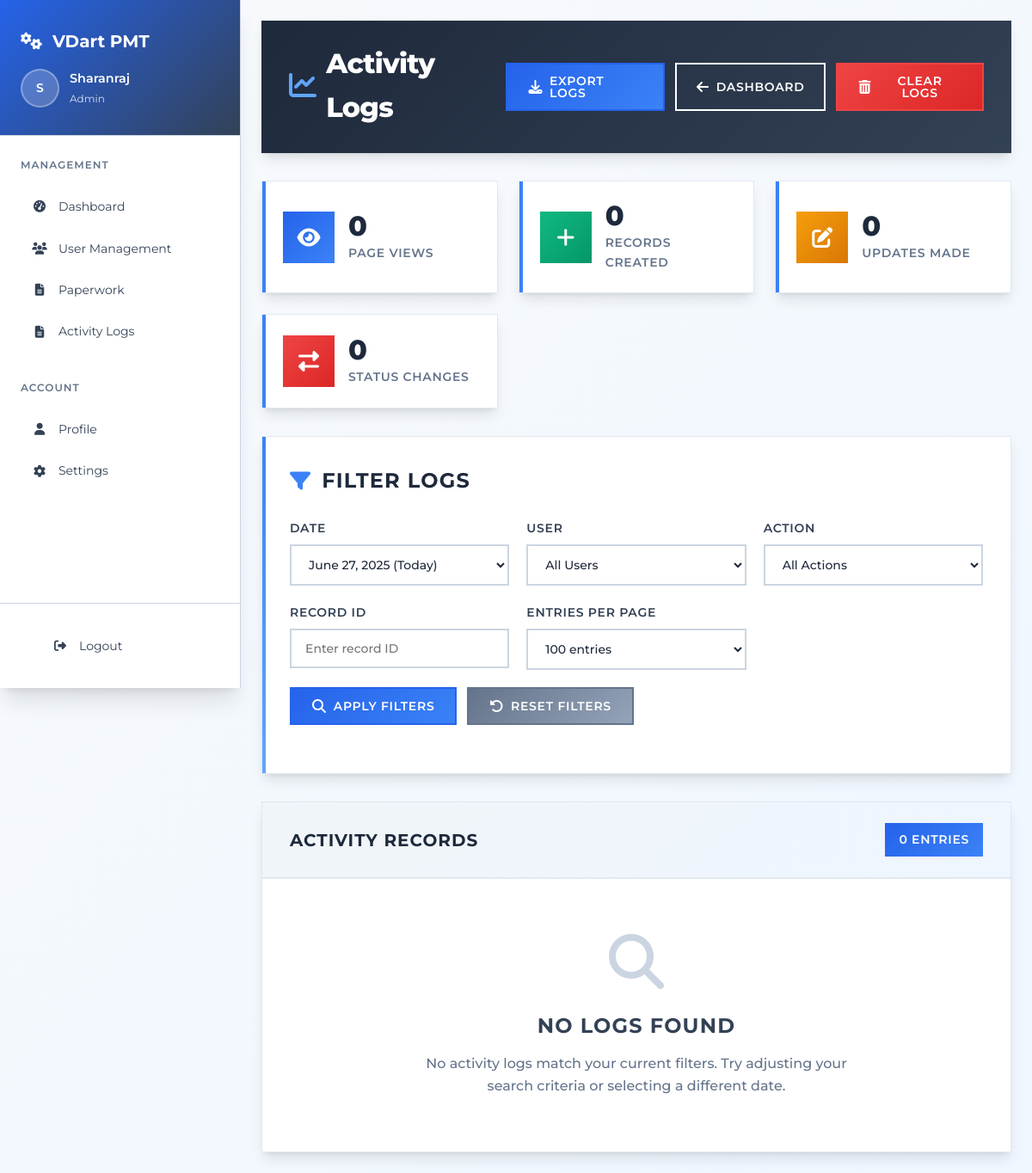
The app's page /activity_logs.php (signed in) with its own data.
### tables this page shows
CREATE TABLE `users` (
  `id` int(11) NOT NULL,
  `name` varchar(150) NOT NULL,
  `email` varchar(150) NOT NULL,
  `password` varchar(50) NOT NULL,
  `role` varchar(100) NOT NULL DEFAULT 'User',
  `userwithempid` varchar(255) DEFAULT NULL,
  `department` varchar(100) DEFAULT NULL,
  `position` varchar(100) DEFAULT NULL,
  `status` enum('active','inactive','deleted') DEFAULT 'active',
  `created_at` datetime DEFAULT current_timestamp(),
  `updated_at` datetime DEFAULT NULL ON UPDATE current_timestamp(),
  `last_login` datetime DEFAULT NULL,
  `deleted_at` datetime DEFAULT NULL,
  `profile_image` varchar(255) DEFAULT NULL
);

### ActivityLogger.php (called while the page is built, shortened)
<?php
class ActivityLogger {
    private $logDir = 'logs';
    public function getLogsCount($date = null, $userFilter = null, $actionFilter = null, $recordIdFilter = null) {
        $logFile = $this->logDir . '/activity_' . $date . '.log';
        if (!file_exists($logFile)) {
            return 0;
        }
        $count = 0;
        return $count;
    }
    public function getActionCount($action, $date = null) {
        $logFile = $this->logDir . '/activity_' . $date . '.log';
        if (!file_exists($logFile)) {
            return 0;
        }
        $count = 0;
        return $count;
    }
}
?>

### activity_logs.php (the view, shortened to what this page needs)
<?php
require 'db.php';
require_once 'ActivityLogger.php';
$userEmail = $_SESSION['email'] ?? '';
$userQuery = "SELECT name, role FROM users WHERE email = ?";
$stmt = $conn->prepare($userQuery);
$stmt->bind_param("s", $userEmail);
$stmt->execute();
$result = $stmt->get_result();
$userData = $result->fetch_assoc();
if ($userData) {
    $userRole = $userData['role'];
    $userName = $userData['name'];
} else {
    echo "User not found.";
    exit();
}
$logger = new ActivityLogger();
$date = $_GET['date'] ?? date('Y-m-d');
$userFilter = $_GET['user'] ?? '';
$actionFilter = $_GET['action'] ?? '';
$recordIdFilter = $_GET['record_id'] ?? '';
$limit = isset($_GET['limit']) ? intval($_GET['limit']) : 100;
$page = isset($_GET['page']) ? intval($_GET['page']) : 1;
$offset = ($page - 1) * $limit;
$logs = $logger->getLogs($date, $limit, $userFilter, $actionFilter, $recordIdFilter, $offset);
$totalCount = $logger->getLogsCount($date, $userFilter, $actionFilter, $recordIdFilter);
$availableDates = $logger->getAvailableDates();
?>
<!DOCTYPE html>
<html lang="en">
<head>
    <link rel="stylesheet" href="https://cdnjs.cloudflare.com/ajax/libs/font-awesome/6.5.1/css/all.min.css" />
</head>
<body>
<aside class="activity-sidebar" id="activitySidebar">
    <div class="activity-sidebar-header">
        <div class="activity-sidebar-logo">
            <i class="fas fa-cogs"></i>
            <span>VDart PMT</span>
        </div>
        <div class="activity-sidebar-user">
            <div class="activity-sidebar-avatar">
                <?php echo substr($userName, 0, 1); ?>
            </div>
            <div class="activity-sidebar-user-info">
                <div class="activity-sidebar-user-name"><?php echo htmlspecialchars($userName); ?></div>
                <div class="activity-sidebar-user-role"><?php echo htmlspecialchars($userRole); ?></div>
            </div>
        </div>
    </div>
    <nav class="activity-sidebar-nav">
        <div class="activity-sidebar-section">
            <div class="activity-sidebar-section-title">Management</div>
            <a href="index.php" class="activity-sidebar-item">
                <i class="fas fa-tachometer-alt"></i>
                <span>Dashboard</span>
            </a>
            <a href="usermanagement.php" class="activity-sidebar-item">
                <i class="fas fa-users"></i>
                <span>User Management</span>
            </a>
            <a href="paperworkallrecords.php" class="activity-sidebar-item">
                <i class="fas fa-file-alt"></i>
                <span>Paperwork</span>
            </a>
            <a href="activitylogs.php" class="activity-sidebar-item">
                <i class="fas fa-file-alt"></i>
                <span>Activity Logs</span>
            </a>
        </div>
        <div class="activity-sidebar-section">
            <div class="activity-sidebar-section-title">Account</div>
            <a href="profile.php" class="activity-sidebar-item">
                <i class="fas fa-user"></i>
                <span>Profile</span>
            </a>
            <a href="dropdown_settings.php" class="activity-sidebar-item">
                <i class="fas fa-cog"></i>
                <span>Settings</span>
            </a>
        </div>
    </nav>
    <div class="activity-sidebar-footer">
        <a href="logout.php" class="activity-sidebar-item text-danger">
            <i class="fas fa-sign-out-alt"></i>
            <span>Logout</span>
        </a>
    </div>
</aside>
    <div class="main">
        <div class="page-header">
            <h1 class="page-title">
                <i class="fas fa-chart-line"></i>
                Activity Logs
            </h1>
            <div class="header-actions">
                <a href="export_logs.php?date=<?php echo urlencode($date); ?>&user=<?php echo urlencode($userFilter); ?>&action=<?php echo urlencode($actionFilter); ?>&record_id=<?php echo urlencode($recordIdFilter); ?>" class="btn btn-primary">
                    <i class="fas fa-download"></i> Export Logs
                </a>
                <a href="index.php" class="btn btn-outline">
                    <i class="fas fa-arrow-left"></i> Dashboard
                </a>
                <button id="clear-logs-btn" class="btn btn-danger">
                    <i class="fas fa-trash-alt"></i> Clear Logs
                </button>
            </div>
        </div>
        <div class="stats-container">
            <div class="stat-card">
                <div class="stat-icon icon-blue">
                    <i class="fas fa-eye"></i>
                </div>
                <div class="stat-content">
                    <div class="stat-value"><?php echo $logger->getActionCount('view', $date); ?></div>
                    <div class="stat-label">Page Views</div>
                </div>
            </div>
            <div class="stat-card">
                <div class="stat-icon icon-green">
                    <i class="fas fa-plus"></i>
                </div>
                <div class="stat-content">
                    <div class="stat-value"><?php echo $logger->getActionCount('create', $date); ?></div>
                    <div class="stat-label">Records Created</div>
                </div>
            </div>
            <div class="stat-card">
                <div class="stat-icon icon-orange">
                    <i class="fas fa-edit"></i>
                </div>
                <div class="stat-content">
                    <div class="stat-value"><?php echo $logger->getActionCount('update', $date); ?></div>
                    <div class="stat-label">Updates Made</div>
                </div>
            </div>
            <div class="stat-card">
                <div class="stat-icon icon-red">
                    <i class="fas fa-exchange-alt"></i>
                </div>
                <div class="stat-content">
                    <div class="stat-value"><?php echo $logger->getActionCount('status', $date); ?></div>
                    <div class="stat-label">Status Changes</div>
                </div>
            </div>
        </div>
        <div class="filter-container">
            <h2 class="filter-title">
                <i class="fas fa-filter"></i> Filter Logs
            </h2>
            <form class="filter-form" method="GET" action="">
                <div class="filter-group">
                    <label class="filter-label">Date</label>
                    <select name="date" class="filter-select">
                        <?php if (empty($availableDates)): ?>
                            <option value="<?php echo date('Y-m-d'); ?>" selected>
                                <?php echo date('F j, Y'); ?> (Today)
                            </option>
                        <?php endif; ?>
                    </select>
                </div>
                <div class="filter-group">
                    <label class="filter-label">User</label>
                    <select name="user" class="filter-select">
                        <option value="">All Users</option>
                    </select>
                </div>
                <div class="filter-group">
                    <label class="filter-label">Action</label>
                    <select name="action" class="filter-select">
                        <option value="">All Actions</option>
                    </select>
                </div>
                <div class="filter-group">
                    <label class="filter-label">Record ID</label>
                    <input type="text" name="record_id" class="filter-input" placeholder="Enter record ID" value="<?php echo htmlspecialchars($recordIdFilter); ?>">
                </div>
                <div class="filter-group">
                    <label class="filter-label">Entries Per Page</label>
                    <select name="limit" class="filter-select">
                        <option value="100" <?php if ($limit === 100) echo 'selected'; ?>>100 entries</option>
                    </select>
                </div>
                <div class="filter-actions">
                    <button type="submit" class="btn btn-primary">
                        <i class="fas fa-search"></i> Apply Filters
                    </button>
                    <a href="activity_logs.php" class="btn btn-secondary">
                        <i class="fas fa-undo-alt"></i> Reset Filters
                    </a>
                </div>
            </form>
        </div>
        <div class="logs-container">
            <div class="logs-header">
                <div class="logs-title">Activity Records</div>
                <div class="logs-count"><?php echo $totalCount; ?> entries</div>
            </div>
            <?php if (empty($logs)): ?>
                <div class="empty-logs">
                    <i class="fas fa-search"></i>
                    <h3>No logs found</h3>
                    <p>No activity logs match your current filters. Try adjusting your search criteria or selecting a different date.</p>
                </div>
            <?php endif; ?>
        </div>
    </div>
</body>
</html>

### records on screen
users: name "S", name "Sharanraj", role "Admin"

### other values on screen
$logger->getActionCount('view', $date) "0"
$logger->getActionCount('create', $date) "0"
$logger->getActionCount('update', $date) "0"
$logger->getActionCount('status', $date) "0"
$totalCount "0"
form field date "June 27, 2025 (Today)"
